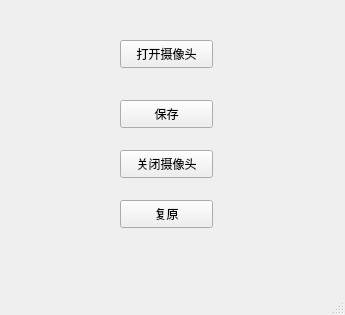
<?xml version="1.0" encoding="UTF-8"?>
<ui version="4.0">
 <class>MainWindow</class>
 <widget class="QMainWindow" name="MainWindow">
  <property name="geometry">
   <rect>
    <x>0</x>
    <y>0</y>
    <width>345</width>
    <height>315</height>
   </rect>
  </property>
  <property name="windowTitle">
   <string>MainWindow</string>
  </property>
  <widget class="QWidget" name="centralwidget">
   <widget class="QPushButton" name="pushButton">
    <property name="geometry">
     <rect>
      <x>120</x>
      <y>40</y>
      <width>93</width>
      <height>28</height>
     </rect>
    </property>
    <property name="text">
     <string>打开摄像头</string>
    </property>
   </widget>
   <widget class="QPushButton" name="pushButton_2">
    <property name="geometry">
     <rect>
      <x>120</x>
      <y>100</y>
      <width>93</width>
      <height>28</height>
     </rect>
    </property>
    <property name="text">
     <string>保存</string>
    </property>
   </widget>
   <widget class="QPushButton" name="pushButton_3">
    <property name="geometry">
     <rect>
      <x>120</x>
      <y>200</y>
      <width>93</width>
      <height>28</height>
     </rect>
    </property>
    <property name="text">
     <string>复原</string>
    </property>
   </widget>
   <widget class="QPushButton" name="pushButton_4">
    <property name="geometry">
     <rect>
      <x>120</x>
      <y>150</y>
      <width>93</width>
      <height>28</height>
     </rect>
    </property>
    <property name="text">
     <string>关闭摄像头</string>
    </property>
   </widget>
  </widget>
  <widget class="QMenuBar" name="menubar">
   <property name="geometry">
    <rect>
     <x>0</x>
     <y>0</y>
     <width>345</width>
     <height>26</height>
    </rect>
   </property>
  </widget>
  <widget class="QStatusBar" name="statusbar"/>
 </widget>
 <resources/>
 <connections/>
</ui>
